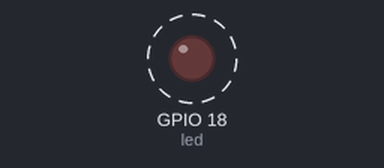
Recording of a program running on a simulated ESP32 board running MicroPython. Parts: output pins drawn as LEDs (lit = HIGH). Wiring (from the project's diagram.json): red LED on GPIO 18. Dashed ring = blinking. What the program prints to the serial console is not drawn.

Above: at 0.6 s.
Timing chart, 0 to 3.0 s (numbered marks = the images above):
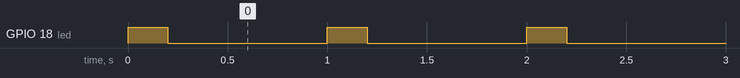

Measured:
- by itself, GPIO 18 (led): alternates HIGH for 0.20 s and LOW for 0.80 s

The program:

main.py
```python
from machine import Pin
from time import sleep_ms

LED_PIN = 18
ON_MS = 200
OFF_MS = 800
led = Pin(LED_PIN, Pin.OUT, value=0)

while True:
    led.value(1)
    print("LED acceso")
    sleep_ms(ON_MS)           # Attesa in millisecondi.
    led.value(0)
    print("LED spento")
    sleep_ms(OFF_MS)
```
